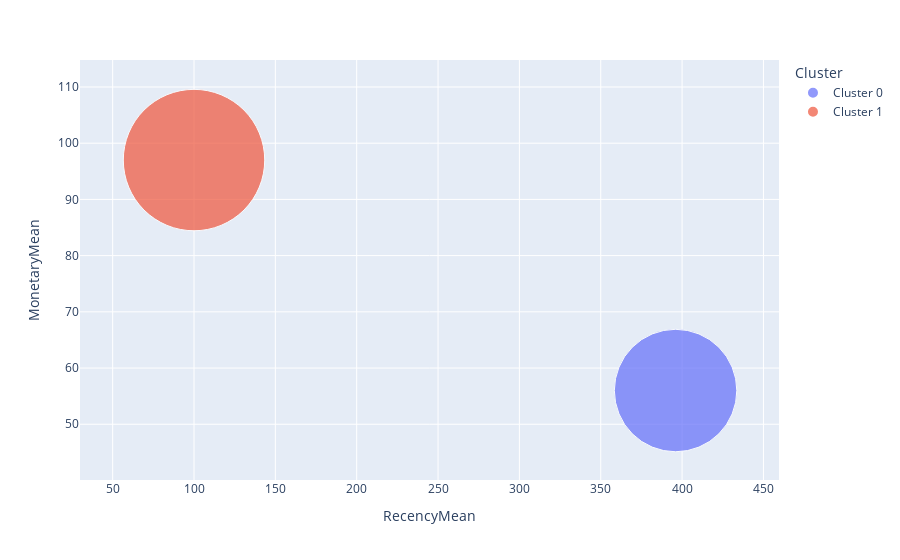

This figure's notebook cell:
### Code cell
# Scatter plot
fig = px.scatter(rfm_agg2, x="RecencyMean", y="MonetaryMean", size="FrequencyMean", color="Cluster",
           hover_name="Cluster", size_max=100)
fig.show()

### Figure 1 — Plotly figure (JSON) as saved in the notebook; plotly's stock layout.template omitted (floating-point values rounded to 4 significant figures)
{"data": [{"hovertemplate": "<b>%{hovertext}</b><br><br>Cluster=Cluster 0<br>RecencyMean=%{x}<br>MonetaryMean=%{y}<br>FrequencyMean=%{marker.size}<extra></extra>", "hovertext": ["Cluster 0"], "legendgroup": "Cluster 0", "marker": {"color": "#636efa", "size": [3], "sizemode": "area", "sizeref": 0.0004, "symbol": "circle"}, "mode": "markers", "name": "Cluster 0", "orientation": "v", "showlegend": true, "type": "scatter", "x": [396], "xaxis": "x", "y": [56], "yaxis": "y"}, {"hovertemplate": "<b>%{hovertext}</b><br><br>Cluster=Cluster 1<br>RecencyMean=%{x}<br>MonetaryMean=%{y}<br>FrequencyMean=%{marker.size}<extra></extra>", "hovertext": ["Cluster 1"], "legendgroup": "Cluster 1", "marker": {"color": "#EF553B", "size": [4], "sizemode": "area", "sizeref": 0.0004, "symbol": "circle"}, "mode": "markers", "name": "Cluster 1", "orientation": "v", "showlegend": true, "type": "scatter", "x": [100], "xaxis": "x", "y": [97], "yaxis": "y"}], "layout": {"legend": {"itemsizing": "constant", "title": {"text": "Cluster"}, "tracegroupgap": 0}, "margin": {"t": 60}, "xaxis": {"anchor": "y", "domain": [0, 1], "title": {"text": "RecencyMean"}}, "yaxis": {"anchor": "x", "domain": [0, 1], "title": {"text": "MonetaryMean"}}}}
